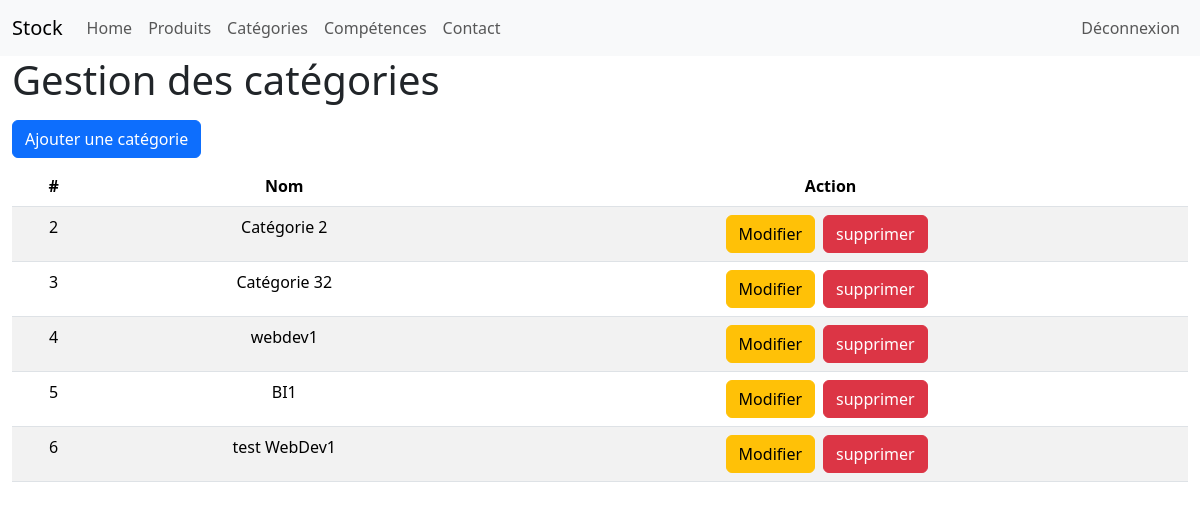
The page /admin/categories.php (signed in) on the database as committed earlier.
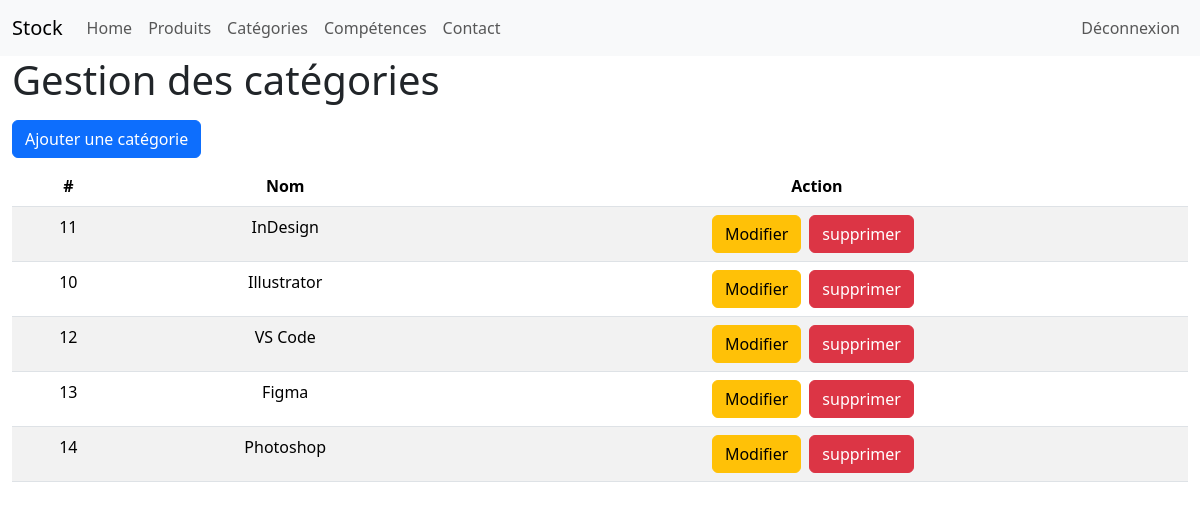
The same page on the database as committed later.
### tables this page shows
CREATE TABLE IF NOT EXISTS `categories` (
  `id` int NOT NULL AUTO_INCREMENT,
  `name` varchar(100) NOT NULL,
  `image` varchar(255) DEFAULT NULL,
  `description` text,
  PRIMARY KEY (`id`)
);

### admin/categories.php (the view, shortened to what this page needs)
<?php
    require "../config/connexion.php";
?>
<!DOCTYPE html>
<html lang="en">
<head>
    <link href="https://cdn.jsdelivr.net/npm/bootstrap@5.3.8/dist/css/bootstrap.min.css" rel="stylesheet">
    <link rel="stylesheet" href="style.css">
</head>
<body>
    <?php
        include("partials/nav.php");
    ?>
    <div class="container-fluid">
        <h1>Gestion des catégories</h1>
        <a href="addCategory.php" class="btn btn-primary my-2">Ajouter une catégorie</a>
        <table class="table table-striped">
            <thead>
                <tr class="text-center">
                    <th>#</th>
                    <th>Nom</th>
                    <th>Action</th>
                </tr>
            </thead>
            <tbody>
                <?php
                    $categories = $bdd->query("SELECT * FROM categories");
                    while($donCat = $categories->fetch())
                    {
                        echo '<tr class="text-center">';
                            echo '<td>'.$donCat['id'].'</td>';
                            echo '<td>'.$donCat['name'].'</td>';
                            echo '<td>';
                                echo '<a href="updateCategory.php?id='.$donCat['id'].'" class="btn btn-warning">Modifier</a>';
                                echo '<button type="button" class="btn btn-danger mx-2" data-bs-toggle="modal" data-bs-target="#deleteModal'.$donCat['id'].'">
  supprimer
</button>';
                            echo '</td>';
                        echo '</tr>';
                    }
                ?>
            </tbody>
        </table>
    </div>
</body>
</html>

### admin/partials/nav.php (shortened to what this page needs)
<nav class="navbar navbar-expand-lg bg-body-tertiary">
  <div class="container-fluid">
    <a class="navbar-brand" href="../index.php" target="_blank">Stock</a>
    <div class="collapse navbar-collapse" id="navbarNav">
      <ul class="navbar-nav">
        <li class="nav-item">
          <a class="nav-link" href="dashboard.php">Home</a>
        </li>
        <li class="nav-item">
          <a class="nav-link" href="products.php">Produits</a>
        </li>
        <li class="nav-item">
          <a class="nav-link" href="categories.php">Catégories</a>
        </li>
        <li class="nav-item">
          <a class="nav-link" href="skills.php">Compétences</a>
        </li>
        <li class="nav-item">
          <a class="nav-link" href="contact.php">Contact</a>
        </li>
      </ul>
      <ul class="navbar-nav ms-auto">
        <li>
          <a href="dashboard.php?deco=ok" class="nav-link">Déconnexion</a>
        </li>
      </ul>
    </div>
  </div>
</nav>

Rows that differ between the two databases and show on the page:
removed categories: id "2", name "Catégorie 2"
removed categories: id "3", name "Catégorie 32"
removed categories: id "4", name "webdev1"
removed categories: id "5", name "BI1"
removed categories: id "6", name "test WebDev1"
added categories: id "11", name "InDesign"
added categories: id "10", name "Illustrator"
added categories: id "12", name "VS Code"
added categories: id "13", name "Figma"
added categories: id "14", name "Photoshop"
